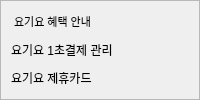
             <widget class="QFrame" name="frame_5">
              <property name="minimumSize">
               <size>
                <width>0</width>
                <height>100</height>
               </size>
              </property>
              <property name="maximumSize">
               <size>
                <width>16777215</width>
                <height>100</height>
               </size>
              </property>
              <property name="frameShape">
               <enum>QFrame::Shape::StyledPanel</enum>
              </property>
              <property name="frameShadow">
               <enum>QFrame::Shadow::Raised</enum>
              </property>
              <layout class="QVBoxLayout" name="verticalLayout">
               <property name="spacing">
                <number>0</number>
               </property>
               <property name="leftMargin">
                <number>10</number>
               </property>
               <property name="topMargin">
                <number>0</number>
               </property>
               <property name="rightMargin">
                <number>0</number>
               </property>
               <property name="bottomMargin">
                <number>0</number>
               </property>
               <item>
                <widget class="QLabel" name="label_23">
                 <property name="maximumSize">
                  <size>
                   <width>16777215</width>
                   <height>20</height>
                  </size>
                 </property>
                 <property name="font">
                  <font>
                   <pointsize>8</pointsize>
                   <fontweight>Light</fontweight>
                  </font>
                 </property>
                 <property name="text">
                  <string> 요기요 혜택 안내</string>
                 </property>
                </widget>
               </item>
               <item>
                <widget class="QPushButton" name="pushButton_3">
                 <property name="styleSheet">
                  <string notr="true">border: none;
text-align: left;</string>
                 </property>
                 <property name="text">
                  <string>요기요 1초결제 관리</string>
                 </property>
                </widget>
               </item>
               <item>
                <widget class="QPushButton" name="pushButton_2">
                 <property name="styleSheet">
                  <string notr="true">border: none;
text-align: left;</string>
                 </property>
                 <property name="text">
                  <string>요기요 제휴카드</string>
                 </property>
                </widget>
               </item>
              </layout>
             </widget>
